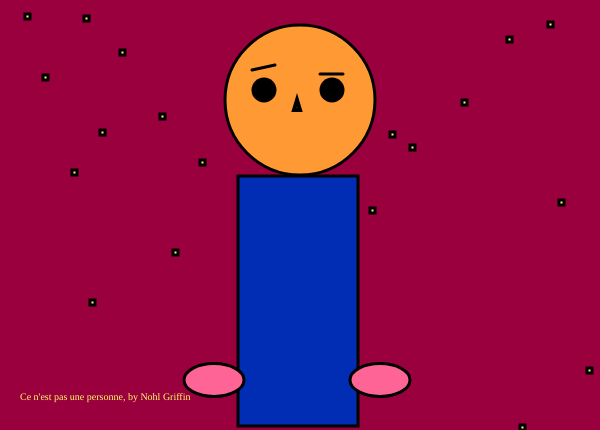
Frame 1 (no input)
Frame 60 (no input): identical to frame 1, image omitted
Frame 120 (the mouse pressed at the canvas centre since frame 60): identical to frame 1, image omitted

The p5.js sketch that drew this single still picture (run headless with seeded random() and noise() and a simulated clock; from frame 60 on, the mouse is pressed at the canvas centre):

// p5.js sketch
// ── sketch.js
function setup()
{
    createCanvas(600, 430);
}

function draw()
    {
        background(153, 0, 61);
        fill(255, 153, 51)
        strokeWeight(3)
        circle(300, 100, 150)
        strokeWeight(25);
        point(264, 90)
        point(332, 90)
        strokeWeight(4)
        fill(255, 140, 26);
        triangle(294, 110, 297, 100, 300, 110)
        strokeWeight(3)
        line(252, 70, 275, 65)
        line(320, 74, 343, 74)

        fill(0, 45, 179)
        rect(238, 176, 120, 250)

        fill(300, 100, 150)
        ellipse(380, 380, 60, 33)
        ellipse(214, 380, 60, 33)

        fill(255, 255, 102)
        square(25,14,5)
        square(90,300,5)
        square(72,170,5)
        square(390,132,5)
        square(120,50,5)
        square(43,75,5)
        square(100,130,5)
        square(200,160,5)
        square(173,250,5)
        square(160,114,5)
        square(84,16,5)
        square(548,22,5)
        square(507,37,5)
        square(410,145,5)
        square(462,100,5)
        square(370,208,5)
        square(559,200,5)
        square(587,368,5)
        square(520,425,5)

        textFont('Snell')
        textSize(10)
        text("Ce n'est pas une personne, by Nohl Griffin", 20, 400)
    }
